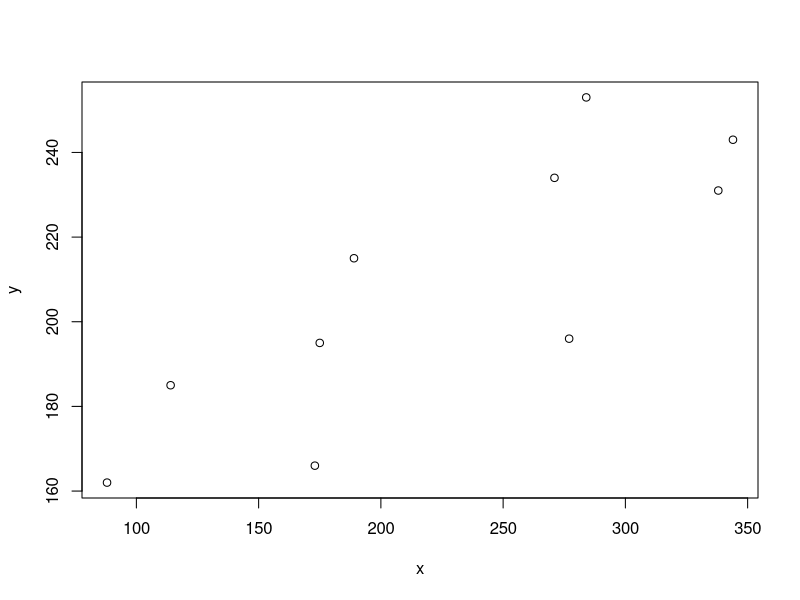
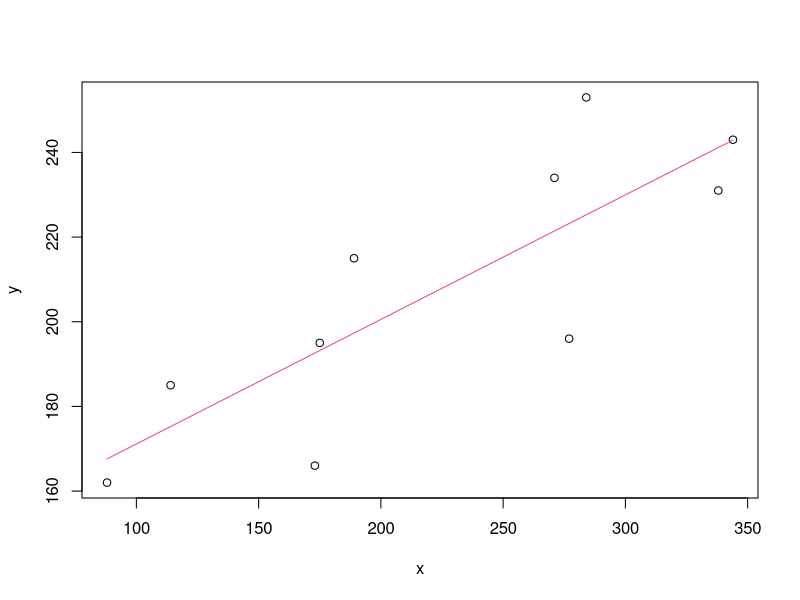
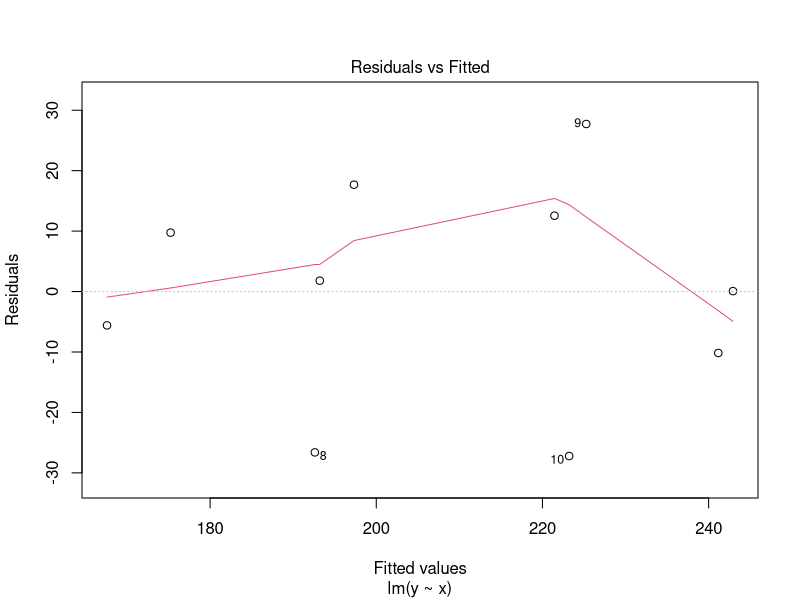
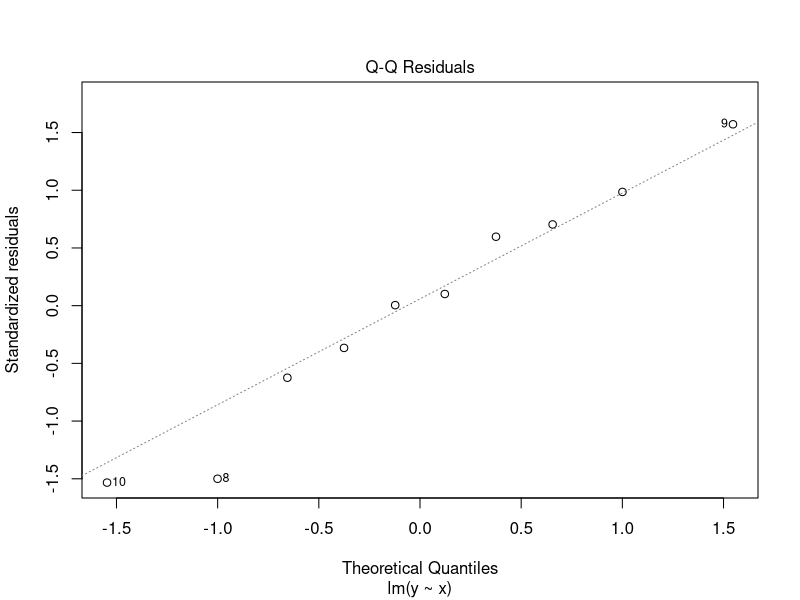
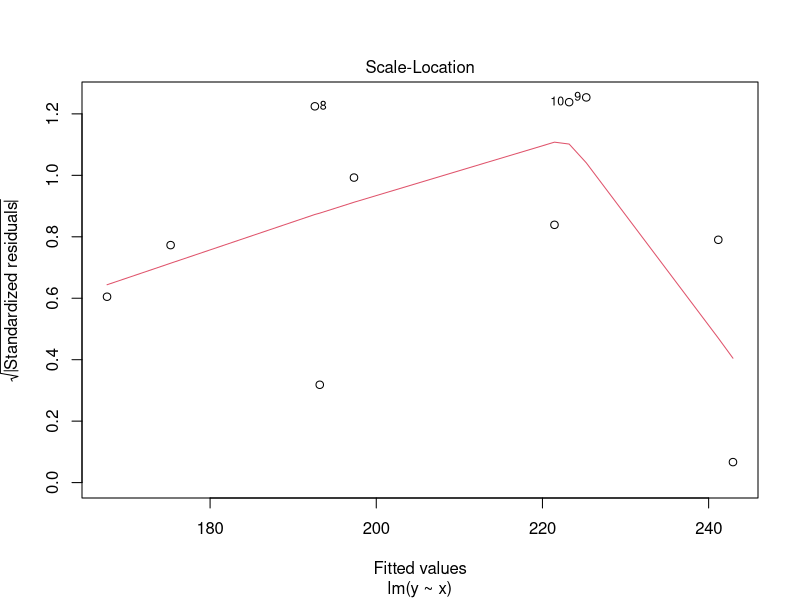
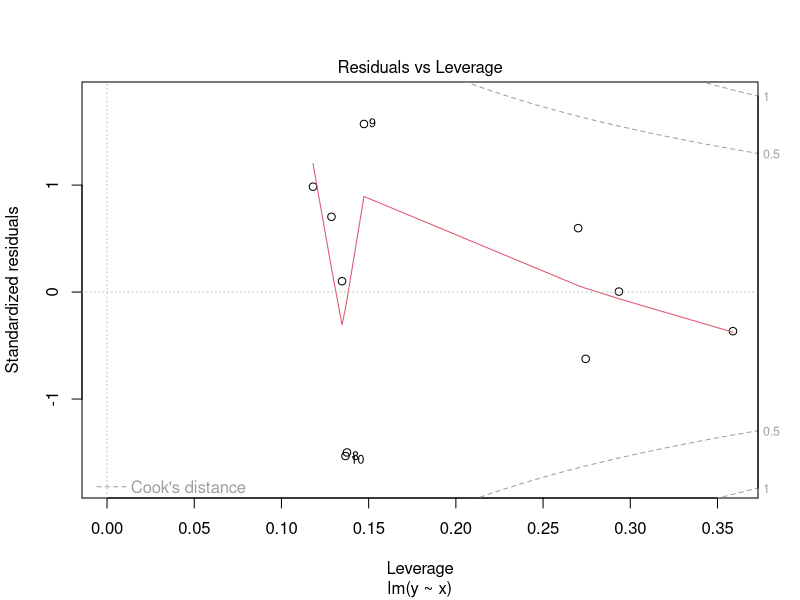

Reproduce these figures in R, in order.
################
# REGRESION LINEAL SIMPLE
#################
# CARGAR LOS DATOS
# x = Runsize (unidades), y = Runtime (min)
x = c(175, 189, 344, 88, 114, 338, 271, 173, 284, 277)
y = c(195, 215, 243, 162, 185, 231, 234, 166, 253, 196)

n = 10  # total de pares ordenados (X, Y)

# Grafico de dispersion
plot(x, y)

# Vector de medias
vecmed = c(mean(x), mean(y))
vecmed

# Covarianza muestral
Sxy = sum ((x - mean(x))*(y - mean(y))) / n
Sxy

Sxy = sum(x*y)/n - mean(x)*mean(y)
Sxy

# Covarianza cuadrada de x
S2x =  sum ((x - mean(x))^2) / n
S2x

# ESTIMACION DE LOS BETAS
# Para Beta 1
Beta1 = Sxy / S2x
Beta1

# Para Beta 0
Beta0 = mean(y) - Beta1 * mean(x)
Beta0

# Proyecciones de Y
Yproy = Beta0 + Beta1*x
Yproy

# Residuos de la regresión
resid = y - Yproy
resid

# Grafico de la recta de proyeccion
plot(x, y)
points(x, Yproy, type="l", col =2)

# Suma de residuos
sum(resid) # practicamente CERO

# Suma cuadrada de residuos: SCR
SCR = sum(resid^2)
SCR

# Estimacion varianza del error
sigma2 = SCR / (n-2)
sigma2

sigma = sqrt(sigma2) # desviación estándar de residuos
sigma

# INFERENCIA PARA LOS BETAS

# Para beta Cero
etB0 = sigma * sqrt((1/n)+((mean(x)^2)/(n*S2x)))
etB0 # estimacion del error típico del beta cero

tB0 = Beta0 / etB0
tB0 # estadistico de contraste de Beta 0

PvalorB0 = 2*(1 - pt(tB0, n-2))
PvalorB0 # es menor al 5% , H0 se rechaza (Beta 0 es distinto de 0)

# Para Beta 1
etB1 = sigma / sqrt(n*S2x)
etB1

tB1 = Beta1 / etB1
tB1

PvalorB1 = 2*(1 - pt(tB1, n-2))
PvalorB1 # es menor al 5% , H0 se rechaza (Beta 1 es distinto de 0)

# CALCULO USANDO LA FUNCION LINEAR MODEL
RSL1 = lm(y ~ x) #devuelve un objeto de clase "lm"

RSL1$coefficients
RSL1$fitted.values
RSL1$residuals

summary(RSL1)


# DESCOMPOSICION DE LA VARIABILIDAD
SCT = sum((y - mean(y))^2) # suma cuadrada total/global
SCT

SCReg = sum((Yproy - mean(y))^2) # suma cuadrada de la regresion
SCReg

SCR = sum((y - Yproy)^2) # suma cuadrada del residuo
SCR

SCReg + SCR #esta suma debe ser igual a la SCT

# PRUEBA GLOBAL F (contraste F)
Ftest = (SCReg/1) / (SCR/(n-2)) # estadistico F
Ftest

PvalorF = 1 - pf(Ftest, 1, n-2)
PvalorF # Este valor es menor al 5%, por tanto la H0 se rechaza
# Beta1 es distinto de cero, luego Y si depende de X

# COEFICIENTES DE DETERMINACION
R2 = 1 - (SCR/SCT)
R2 # 68% de la variabilidad de Y es explicada con el modelo de RLS 
# (32% se pierden a los residuos)

R2adj = 1 - ((SCR/(n-2))/(SCT/(n-1)))
R2adj #64% de la variabilidad se explica por el modelo de RLS

1 - (sigma2/var(y)) # formula alternativa

#CALCULO AUTOMATICO
summary(RSL1)

# PREDICCION EN RLS
x0 = 200
y0 = Beta0 + Beta1*x0
y0

# IC para la media condicionada (IC - recta proyectada)

# calculo del tamaño equivalente n0
n0 = n / (1 + (((200 - mean(x))^2)/S2x))
n0

LIC.MC = y0 - qt(0.975, n-2)*sigma/sqrt(n0)
LSC.MC = y0 + qt(0.975, n-2)*sigma/sqrt(n0)
LIC.MC
LSC.MC

# IC para la prediccion puntual (IC para Y0)
LIC.y0 = y0 - qt(0.975, n-2)*sigma*sqrt(1+ 1/n0)
LSC.y0 = y0 + qt(0.975, n-2)*sigma*sqrt(1+ 1/n0)
LIC.y0
LSC.y0

# PREDICCION DE FORMA AUTOMATICA
newX = c(200, 250) # solo se puede predecir de forma interpolada

# IC para la media condicionada
predict(RSL1, newdata = data.frame(x = newX), interval = "confidence", level = 0.95)

# IC para la prediccion puntual
predict(RSL1, newdata = data.frame(x = newX), interval = "prediction", level = 0.95)

# DIAGNOSTICO DEL MODELO
library(lmtest) #este paquete contiene los contrastes de diagnosticos
# debemos tener previamente construido el objeto "lm"

# Comprobar linealidad (test RESET)
reset(RSL1) # P Valor mayor a 5%, H0 de linealidad se cumple

# Comprobar homocedasticidad (test Harrison Mc Cabe)
hmctest(RSL1) # P valor menor al 5%, H0 de homocedasticidad no se cumple

# Comprobar normalidad (test Shapiro wilk)
shapiro.test(resid) #P valor mayor a 5%, H0 de normalidad se cumple

# Comprobar independencia (Test de Durbin Watson)
dwtest(RSL1) # P valor mayor a 5%, H0 de independencia se cumple

#analisis gráfico
plot(RSL1)